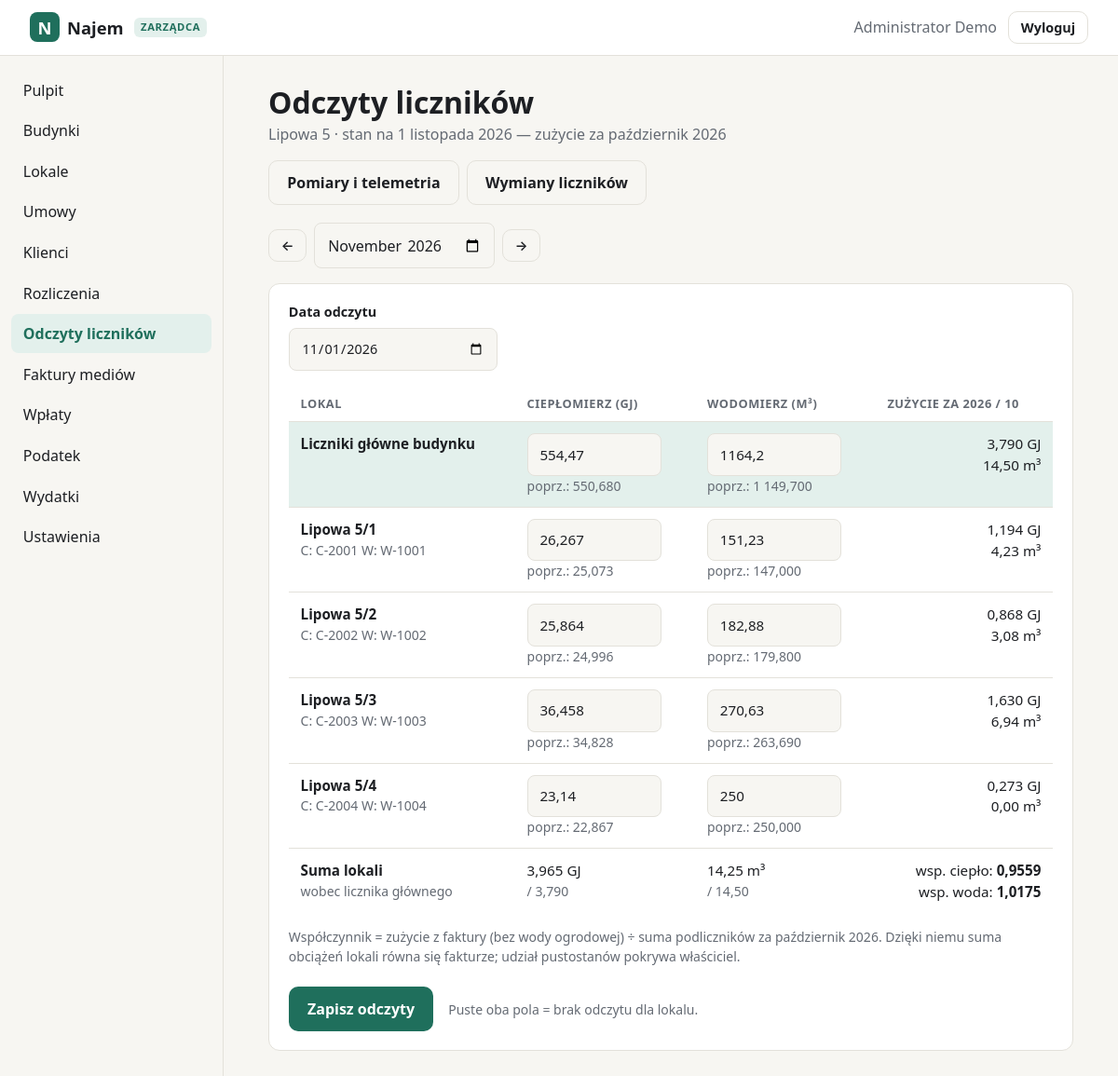
The page /zarzadca/liczniki (signed in) on the database its author committed.
### tables this page shows
CREATE TABLE users (
    id            INTEGER PRIMARY KEY AUTOINCREMENT,
    login         TEXT NOT NULL UNIQUE COLLATE NOCASE,
    password_hash TEXT NOT NULL,
    full_name     TEXT,
    role          TEXT NOT NULL DEFAULT 'klient',
    created_at    TEXT NOT NULL DEFAULT (datetime('now')),
    last_login_at TEXT
, email TEXT, telefon TEXT, aktywny INTEGER NOT NULL DEFAULT 1);

CREATE TABLE budynki (
    id            INTEGER PRIMARY KEY AUTOINCREMENT,
    nazwa         TEXT NOT NULL,
    ulica         TEXT,
    kod           TEXT,
    miasto        TEXT,
    swiatlo       INTEGER,          -- grosze / lokal / miesiąc
    smieci_1      INTEGER,
    smieci_2      INTEGER,
    smieci_3      INTEGER,
    smieci_4      INTEGER,
    smieci_5      INTEGER,
    lokale_cieplo INTEGER,          -- na ile lokali dzielić opłatę przesyłową
    rachunek      TEXT,
    uwagi         TEXT,
    created_at    TEXT NOT NULL DEFAULT (datetime('now'))
, nr_wodomierza TEXT, nr_cieplomierza TEXT);

CREATE TABLE odczyty (
    id        INTEGER PRIMARY KEY AUTOINCREMENT,
    lokal_id  INTEGER NOT NULL,
    okres     TEXT NOT NULL,
    data      TEXT,
    cieplo    REAL,                 -- ciepłomierz, GJ
    woda      REAL, zrodlo TEXT,                 -- wodomierz, m³
    UNIQUE (lokal_id, okres)
);

CREATE TABLE lokale (
    id          INTEGER PRIMARY KEY AUTOINCREMENT,
    nazwa       TEXT NOT NULL,
    ulica       TEXT NOT NULL,          -- ulica z numerem budynku
    nr_lokalu   TEXT,
    kod         TEXT NOT NULL,
    miasto      TEXT NOT NULL,
    rodzaj      TEXT NOT NULL DEFAULT 'mieszkanie',
    powierzchnia REAL,                  -- m²
    pokoje      INTEGER,
    pietro      TEXT,
    opis        TEXT,
    wyposazenie TEXT,                   -- pozycje rozdzielone nową linią
    created_at  TEXT NOT NULL DEFAULT (datetime('now'))
, nr_wodomierza TEXT, nr_cieplomierza TEXT, budynek_id INTEGER REFERENCES budynki(id));

### rozliczenia.py (the view, shortened to what this page needs)
@bp.route("/liczniki", methods=["GET", "POST"])
def liczniki():
    from pomiary import auto_przenies
    auto_przenies()
    okres = okres_z_args()
    db = get_db()
    b, bl = wybrany_budynek()
    if b is None:
        return render_template("admin/liczniki.html", active="liczniki", okres=okres, b=None, budynki=bl)
    gid = glowny_id(b["id"])
    lokale = [{"id": gid, "nazwa": "Liczniki główne budynku", "glowny": True}] + [
        dict(l, glowny=False) for l in db.execute("SELECT * FROM lokale WHERE budynek_id=? ORDER BY nazwa", (b["id"],))]
    bledy = {}
    wiersze, suma = [], {"cieplo": Decimal(0), "woda": Decimal(0)}
    data_odczytu = None
    for l in lokale:
        o, p = odczyt(l["id"], okres), odczyt(l["id"], poprzedni(okres))
        z = zuzycie(l["id"], poprzedni(okres))
        if o and o["data"]:
            data_odczytu = data_odczytu or o["data"]
        ostrz = [k for k in ("cieplo", "woda") if z[k] is not None and z[k] < 0]
        wym = [k for k in ("cieplo", "woda") if wymiana(l["id"], k, poprzedni(okres))]
        if not l["glowny"]:
            for k in suma:
                if z[k] is not None:
                    suma[k] += z[k]
        wiersze.append({"l": l, "o": o, "p": p, "z": z, "ostrz": ostrz, "wym": wym})
    glowny = wiersze[0]["z"]
    podzial = {r: rozdzial(r, poprzedni(okres), b["id"]) for r in ("woda", "cieplo")}
    form = request.form if request.method == "POST" else None
    wymian_n = db.execute(f"SELECT count(*) FROM wymiany WHERE lokal_id IN ({','.join('?' * len(lokale))})",
                          [l["id"] for l in lokale]).fetchone()[0]
    return render_template("admin/liczniki.html", active="liczniki", okres=okres, wiersze=wiersze, b=b, budynki=bl,
                           wymian_n=wymian_n,
                           suma=suma, glowny=glowny, bledy=bledy, form=form, podzial=podzial,
                           data_odczytu=data_odczytu or granice(okres)[0])

### admin.py (called while the page is built)
@bp.before_request
@manager_required
def _guard():
    if request.method == "POST":
        check_csrf()

@bp.context_processor
def _ctx():
    return {"admin_menu": ADMIN_MENU, "rodzaje_lokali": RODZAJE_LOKALI,
            "rodzaje_umow": RODZAJE_UMOW, "opcje": lambda xs: [(x, x) for x in xs],
            "today": date.today().isoformat()}

### app.py (called while the page is built)
def get_db() -> sqlite3.Connection:
    if "db" not in g:
        g.db = sqlite3.connect(DB_PATH)
        g.db.row_factory = sqlite3.Row
        g.db.execute("PRAGMA foreign_keys = ON")
    return g.db

def csrf_token() -> str:
    if "_csrf" not in session:
        session["_csrf"] = secrets.token_urlsafe(32)
    return session["_csrf"]

def static_v(filename):
    try:
        v = int((BASE / "static" / filename).stat().st_mtime)
    except OSError:
        v = 0
    return url_for("static", filename=filename, v=v)

def manager_required(view):
    @wraps(view)
    def wrapped(*a, **kw):
        if g.user is None:
            return redirect(url_for("login", next=request.path))
        if g.user["role"] != "zarzadca":
            abort(403)
        return view(*a, **kw)
    return wrapped

@app.before_request
def load_user():
    g.user = None
    uid = session.get("user_id")
    if uid:
        g.user = get_db().execute(
            "SELECT id, login, full_name, role FROM users WHERE id=? AND aktywny=1", (uid,)
        ).fetchone()
        if g.user is None:
            session.clear()

@app.context_processor
def inject():
    return {"menu": MENU, "user": g.get("user")}

@app.template_filter("data")
def fmt_data(iso):
    if not iso:
        return "—"
    d = date.fromisoformat(iso[:10])
    return f"{d.day} {MIESIACE[d.month - 1]} {d.year}"

### budynki.py (called while the page is built)
@bp.context_processor
def _ctx_budynki():
    return {"budynki_opcje": [(b["id"], b["nazwa"]) for b in
                              get_db().execute("SELECT id, nazwa FROM budynki ORDER BY nazwa")]}

### pomiary.py (called while the page is built)
def granica(okres):
    return datetime.fromisoformat(okres + "-01T00:00:00") - timedelta(minutes=1)

def przenies_okres(okres):
    g_ = granica(okres)
    ids = [r[0] for r in get_db().execute(
        "SELECT DISTINCT lokal_id FROM pomiary WHERE status='zatwierdzony' AND czas BETWEEN ? AND ?",
        ((g_ - OKNO).isoformat(), (g_ + OKNO).isoformat()))]
    n = sum(1 for lid in ids if przenies(lid, okres))
    get_db().commit()
    return n

def auto_przenies():
    for o in (poprzedni(biezacy()), biezacy()):
        przenies_okres(o)

### rozliczenia.py (called while the page is built)
def biezacy():
    return date.today().strftime("%Y-%m")

### templates/admin/liczniki.html (shortened to what this page needs)
{% extends "admin/base.html" %}
{% from "admin/_form.html" import csrf %}
{% macro val(w, k) -%}
{%- if form is not none -%}{{ form.get(k ~ '_' ~ w.l.id, '') }}{%- elif w.o and w.o[k] is not none -%}{{ ('%g' % w.o[k])|replace('.', ',') }}{%- endif -%}
{%- endmacro %}
{% block content %}
<div class="page-head">
  <div><h1>Odczyty liczników</h1>
    <p class="muted">{% if b %}{{ b.nazwa }} · {% endif %}stan na {{ (okres ~ '-01')|data }} — zużycie za {{ poprzedni(okres)|okres }}</p></div>
  {% if b %}<div class="actions">
    {% set n_ocz = oczekujace_odczyty(b.id) %}
    <a class="btn {{ 'btn-primary' if n_ocz else 'btn-ghost' }}" href="{{ url_for('zarzadca.pomiary', b=b.id) }}">Pomiary i telemetria{% if n_ocz %} · {{ n_ocz }} do zatwierdzenia{% endif %}</a>
    <a class="btn btn-ghost" href="{{ url_for('zarzadca.wymiany', b=b.id) }}">Wymiany liczników{% if wymian_n %} ({{ wymian_n }}){% endif %}</a>
  </div>{% endif %}
</div>
{% if b is none %}
<div class="placeholder"><strong>Brak budynków</strong><span>Liczniki należą do budynku. <a href="{{ url_for('zarzadca.budynek_nowy') }}">Dodaj budynek</a>.</span></div>
{% else %}
<form class="toolbar month-nav" method="get">
  <a class="btn btn-ghost btn-sm" href="{{ url_for('zarzadca.liczniki', okres=poprzedni(okres), b=b.id) }}" aria-label="Poprzedni miesiąc">←</a>
  <input type="month" name="okres" value="{{ okres }}" aria-label="Miesiąc" onchange="this.form.submit()">
  <a class="btn btn-ghost btn-sm" href="{{ url_for('zarzadca.liczniki', okres=nastepny(okres), b=b.id) }}" aria-label="Następny miesiąc">→</a>
</form>
<form method="post" class="panel-box form" novalidate>
  <label class="field field-date{% if bledy.data %} has-error{% endif %}">Data odczytu
    <input type="date" name="data" value="{{ form.get('data') if form is not none else data_odczytu }}">
  </label>
  <div class="table-wrap"><table class="table readings">
    <thead><tr><th>Lokal</th><th>Ciepłomierz (GJ)</th><th>Wodomierz (m³)</th><th class="num">Zużycie za {{ krotko(poprzedni(okres)) }}</th></tr></thead>
    <tbody>
    {% for w in wiersze %}
      <tr{% if w.l.glowny %} class="row-main"{% endif %}>
        <td data-label="Lokal"><strong>{{ w.l.nazwa }}</strong>
          {% if not w.l.glowny and (w.l.nr_wodomierza or w.l.nr_cieplomierza) %}<br><span class="muted small">{% if w.l.nr_cieplomierza %}C: {{ w.l.nr_cieplomierza }} {% endif %}{% if w.l.nr_wodomierza %}W: {{ w.l.nr_wodomierza }}{% endif %}</span>{% endif %}</td>
        {% for k in ('cieplo', 'woda') %}{% set name = k ~ '_' ~ w.l.id %}
        <td data-label="{{ 'Ciepłomierz' if k == 'cieplo' else 'Wodomierz' }}">
          <input name="{{ name }}" value="{{ val(w, k) }}" inputmode="decimal" class="{% if bledy[name] %}bad{% endif %}" aria-label="{{ w.l.nazwa }} – {{ k }}">
          <span class="muted small">poprz.: {{ (w.p[k]|liczba(3)) if w.p and w.p[k] is not none else '—' }}</span>
        </td>
        {% endfor %}
        <td data-label="Zużycie" class="num">
          <span class="line">{{ w.z.cieplo|liczba(3) }} GJ</span><span class="line">{{ w.z.woda|liczba(2) }} m³</span>
        </td>
      </tr>
    {% endfor %}
      <tr class="row-sum">
        <td data-label="Kontrola"><strong>Suma lokali</strong><br><span class="muted small">wobec licznika głównego</span></td>
        <td data-label="Ciepło">{{ suma.cieplo|liczba(3) }} GJ{% if glowny.cieplo %} <span class="muted small">/ {{ glowny.cieplo|liczba(3) }}</span>{% endif %}</td>
        <td data-label="Woda">{{ suma.woda|liczba(2) }} m³{% if glowny.woda %} <span class="muted small">/ {{ glowny.woda|liczba(2) }}</span>{% endif %}</td>
        <td data-label="Współczynnik" class="num">{% for k, j in (('cieplo', 'ciepło'), ('woda', 'woda')) %}{% set p = podzial[k] %}
          <span class="line">wsp. {{ j }}: {% if p.wsp is not none %}<strong>{{ p.wsp|liczba(4) }}</strong>{% else %}—{% endif %}</span>{% endfor %}</td>
      </tr>
    </tbody>
  </table></div>
  <p class="muted small">Współczynnik = zużycie z faktury (bez wody ogrodowej) ÷ suma podliczników za {{ poprzedni(okres)|okres }}. Dzięki niemu suma obciążeń lokali równa się fakturze; udział pustostanów pokrywa właściciel.</p>
  <div class="form-actions">
    <button class="btn btn-primary" type="submit">Zapisz odczyty</button>
    <span class="muted small">Puste oba pola = brak odczytu dla lokalu.</span>
  </div>
</form>
{% endif %}
{% endblock %}

### templates/panel.html (shortened to what this page needs)
{% extends "base.html" %}
{% block body_class %}app-page{% endblock %}
{% block body %}
<header class="appbar">
  <a class="brand" href="{% block home_url %}{{ url_for('panel') }}{% endblock %}"><span class="logo">N</span> Najem{% block brand_suffix %}{% endblock %}</a>
  <div class="who">
    <span class="muted">{{ user.full_name or user.login }}</span>
    <form method="post" action="{{ url_for('logout') }}">
      <button class="btn btn-ghost btn-sm" type="submit">Wyloguj</button>
    </form>
  </div>
</header>
<div class="layout">
  <nav class="sidebar" aria-label="Menu główne">
    <ul>
    {% block nav %}{% endblock %}
    </ul>
  </nav>
  <main class="content">
    {% block content %}{% endblock %}
  </main>
</div>
{% endblock %}

### static/style.css (style rules this page uses)
:root { --bg: #f7f6f2; --surface: #ffffff; --text: #1d1f23; --muted: #646a73; --line: #e3e1da; --accent: #1f6f5c; --accent-ink: #ffffff; --accent-soft: #e3f0ec; --danger: #b3261e; --danger-soft: #fbe9e7; --radius: 12px; color-scheme: light; }
* { box-sizing: border-box; }
html, body { margin: 0; }
body { background: var(--bg); color: var(--text); font: 16px/1.5 system-ui, -apple-system, "Segoe UI", Roboto, sans-serif; min-height: 100vh; }
a { color: var(--accent); }
h1 { line-height: 1.15; margin: 0 0 .4em; }
.muted { color: var(--muted); }
.small { font-size: .875rem; }
.brand { display: inline-flex; align-items: center; gap: .5rem; font-weight: 700; font-size: 1.15rem; color: var(--text); text-decoration: none; }
.logo { display: inline-grid; place-items: center; width: 2rem; height: 2rem; border-radius: 8px; background: var(--accent); color: var(--accent-ink); font-weight: 800; }
.btn { display: inline-block; border: 1px solid transparent; border-radius: 10px; padding: .7rem 1.2rem; font: inherit; font-weight: 600; text-decoration: none; cursor: pointer; }
.btn-primary { background: var(--accent); color: var(--accent-ink); }
.btn-ghost { background: transparent; color: var(--text); border-color: var(--line); }
.btn-sm { padding: .35rem .8rem; font-size: .9rem; }
label { display: flex; flex-direction: column; gap: .35rem; font-weight: 600; font-size: .95rem; }
input:not([type=hidden]):not([type=checkbox]) { font: inherit; font-weight: 400; padding: .65rem .8rem; border-radius: 8px; border: 1px solid var(--line); background: var(--bg); color: var(--text); }
.appbar { position: sticky; top: 0; z-index: 10; display: flex; align-items: center; gap: 1rem; padding: .75rem clamp(16px, 3vw, 32px); background: var(--surface); border-bottom: 1px solid var(--line); }
.appbar .who { margin-left: auto; display: flex; align-items: center; gap: .75rem; }
.appbar form { margin: 0; }
.layout { display: grid; grid-template-columns: 240px 1fr; min-height: calc(100vh - 58px); }
.sidebar { border-right: 1px solid var(--line); padding: 1rem .75rem; }
.sidebar ul { list-style: none; margin: 0; padding: 0; display: flex; flex-direction: column; gap: 2px; }
.content { padding: 2rem clamp(16px, 4vw, 48px); max-width: 960px; }
:root { --ok: #1f7a4d; --ok-soft: #e1f3e9; --warn: #8a5a00; --warn-soft: #fdf1d8; --info: #2457a6; --info-soft: #e4ecfa; --off: #6b7079; --off-soft: #ececea; }
.content h1 { font-size: clamp(1.5rem, 3vw, 2rem); }
.panel-box { background: var(--surface); border: 1px solid var(--line); border-radius: var(--radius); padding: 1.2rem 1.3rem; margin-top: 1rem; }
.table-wrap { overflow-x: auto; margin-top: 1.2rem; }
.panel-box .table-wrap { margin-top: 0; }
.table { width: 100%; border-collapse: collapse; font-size: .95rem; }
.table th { text-align: left; font-size: .8rem; color: var(--muted); font-weight: 600; text-transform: uppercase; letter-spacing: .04em; padding: .6rem .8rem; border-bottom: 1px solid var(--line); }
.table td { padding: .75rem .8rem; border-bottom: 1px solid var(--line); vertical-align: top; }
.table tr:last-child td { border-bottom: 0; }
.num { text-align: right; font-variant-numeric: tabular-nums; white-space: nowrap; }
.page-head { display: flex; justify-content: space-between; align-items: flex-start; gap: 1rem; flex-wrap: wrap; }
.page-head h1 { margin-bottom: .2rem; }
.page-head p { margin: 0; }
.actions { display: flex; gap: .5rem; flex-wrap: wrap; }
.toolbar { display: flex; gap: .5rem; align-items: center; flex-wrap: wrap; margin-top: 1.2rem; }
.toolbar input { flex: 1 1 16rem; max-width: 26rem; }
.field { font-size: .9rem; }
.form-actions { display: flex; align-items: center; gap: 1rem; margin-top: 1.4rem; }
.month-nav input[type=month] { flex: 0 1 12rem; }
.field-date { max-width: 14rem; margin-bottom: 1rem; }
.readings input { width: 100%; max-width: 9rem; }
.readings td > .small { display: block; }
.row-main td { background: var(--accent-soft); }
.table td .line { display: block; }
.row-sum td { font-variant-numeric: tabular-nums; }

### rows shown on the page
users: full_name "Administrator Demo"
budynki: nazwa "Lipowa 5"
odczyty: data "11/01/2026", cieplo "554,47" "1164,2"
odczyty: cieplo "550,680" "1 149,700"
lokale: l.nazwa "Lipowa 5/1", l.nr_cieplomierza "C-2001", l.nr_wodomierza "W-1001"
odczyty: cieplo "26,267" "151,23"
odczyty: cieplo "25,073" "147,000"
lokale: l.nazwa "Lipowa 5/2", l.nr_cieplomierza "C-2002", l.nr_wodomierza "W-1002"
odczyty: cieplo "25,864" "182,88"
odczyty: cieplo "24,996" "179,800"
lokale: l.nazwa "Lipowa 5/3", l.nr_cieplomierza "C-2003", l.nr_wodomierza "W-1003"
odczyty: cieplo "36,458" "270,63"
odczyty: cieplo "34,828" "263,690"
lokale: l.nazwa "Lipowa 5/4", l.nr_cieplomierza "C-2004", l.nr_wodomierza "W-1004"
odczyty: cieplo "23,14" "250"
odczyty: cieplo "22,867" "250,000"

### other values the page prints
{{ label }} "Pulpit" "Budynki" "Lokale" "Umowy" "Klienci" "Rozliczenia" "Odczyty liczników" "Faktury mediów" "Wpłaty" "Podatek" "Wydatki" "Ustawienia"
{{ (okres ~ '-01')|data }} "1 listopada 2026"
{{ poprzedni(okres)|okres }} "październik 2026"
{{ krotko(poprzedni(okres)) }} "2026 / 10"
{{ w.l.nazwa }} "Liczniki główne budynku"
{{ w.z.cieplo|liczba(3) }} "3,790" "1,194" "0,868" "1,630" "0,273"
{{ w.z.woda|liczba(2) }} "14,50" "4,23" "3,08" "6,94" "0,00"
{{ suma.cieplo|liczba(3) }} "3,965"
{{ glowny.cieplo|liczba(3) }} "3,790"
{{ suma.woda|liczba(2) }} "14,25"
{{ glowny.woda|liczba(2) }} "14,50"
{{ j }} "ciepło" "woda"
{{ p.wsp|liczba(4) }} "0,9559" "1,0175"
